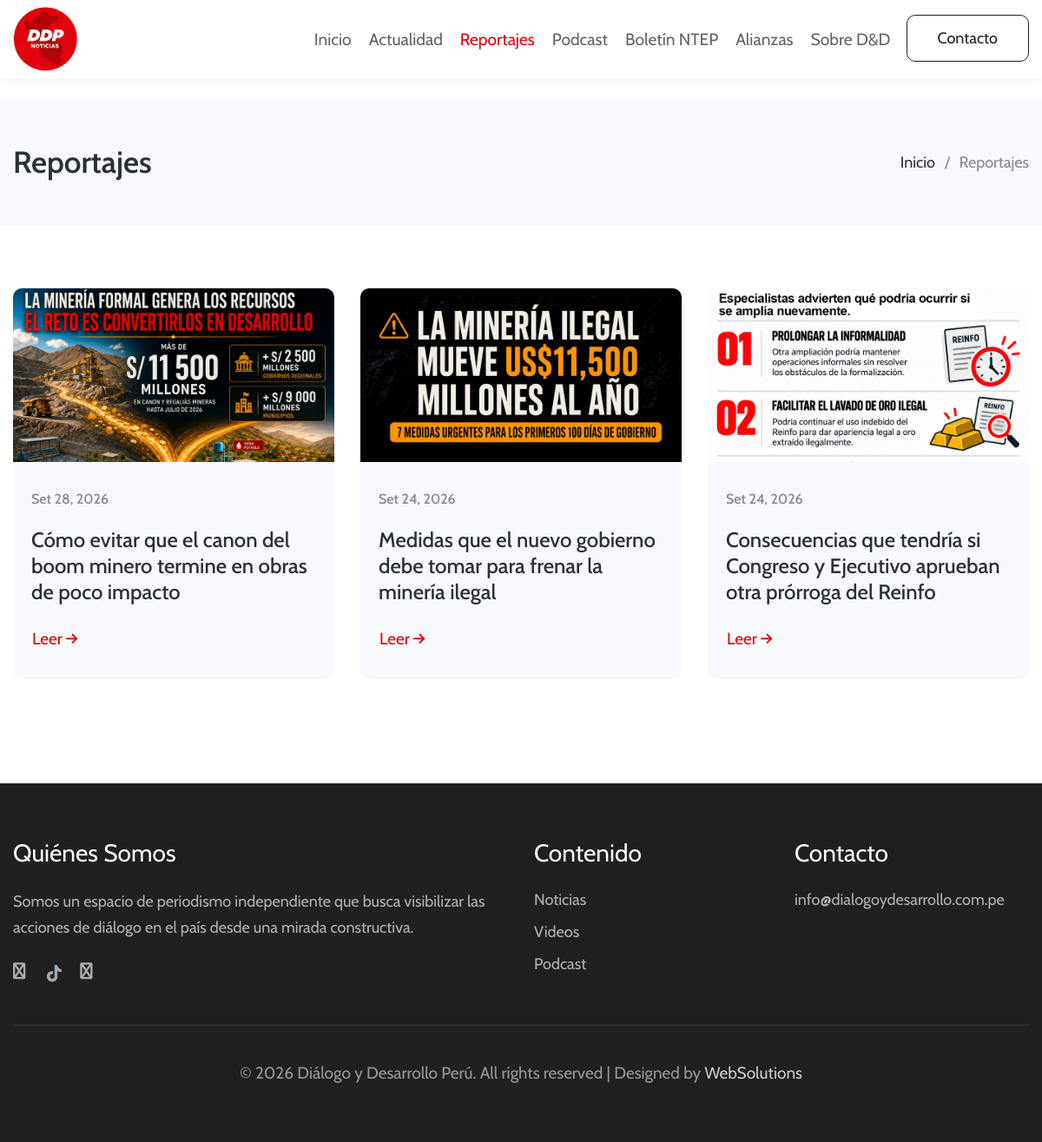
Page /reportajes.php on the committed database.
### tables this page shows
CREATE TABLE `reportajes` (
  `id` int(10) UNSIGNED NOT NULL,
  `titulo` varchar(255) NOT NULL,
  `resumen_corto` varchar(500) DEFAULT NULL,
  `desarrollo` longtext NOT NULL,
  `foto_principal` varchar(255) DEFAULT NULL,
  `pdf_adjunto` varchar(255) DEFAULT NULL,
  `fecha_publicacion` date NOT NULL,
  `es_destacado` tinyint(1) NOT NULL DEFAULT 0,
  `autor_id` int(10) UNSIGNED NOT NULL,
  `usuario_id` int(10) UNSIGNED NOT NULL,
  `created_at` datetime NOT NULL DEFAULT current_timestamp(),
  `updated_at` datetime NOT NULL DEFAULT current_timestamp() ON UPDATE current_timestamp()
);

### includes/funciones.php (called while the page is built, shortened)
<?php
function e($valor): string
{
    return htmlspecialchars(
        (string) $valor,
        ENT_QUOTES,
        'UTF-8'
    );
}

### reportajes.php (the view, shortened to what this page needs)
<?php
require_once __DIR__ . '/config/database.php';
require_once __DIR__ . '/includes/funciones.php';
$sql = "
    SELECT
        r.id,
        r.titulo,
        r.resumen_corto,
        r.desarrollo,
        r.foto_principal,
        r.pdf_adjunto,
        r.fecha_publicacion,
        r.es_destacado,
        a.nombres AS autor_nombres,
        a.ap_paterno AS autor_ap_paterno,
        a.ap_materno AS autor_ap_materno,
        a.nickname,
        a.es_nickname
    FROM reportajes r
    INNER JOIN autores a ON a.id = r.autor_id
    ORDER BY r.fecha_publicacion DESC, r.id DESC
";
$stmt = $pdo->query($sql);
$reportajes = $stmt->fetchAll(PDO::FETCH_ASSOC);
function fechaReportaje(string $fecha): string
{
    $meses = [
        1 => 'Ene',
        2 => 'Feb',
        3 => 'Mar',
        4 => 'Abr',
        5 => 'May',
        6 => 'Jun',
        7 => 'Jul',
        8 => 'Ago',
        9 => 'Set',
        10 => 'Oct',
        11 => 'Nov',
        12 => 'Dic'
    ];
    $timestamp = strtotime($fecha);
    $dia = date('d', $timestamp);
    $mes = $meses[(int) date('n', $timestamp)];
    $anio = date('Y', $timestamp);
    return $mes . ' ' . $dia . ', ' . $anio;
}
function imagenReportajePublica(?string $foto): string
{
    if (
        str_starts_with($foto, 'assets/') ||
        str_starts_with($foto, 'http://') ||
        str_starts_with($foto, 'https://')
    ) {
        return $foto;
    }
    return 'assets/uploads/reportajes/' . ltrim($foto, '/');
}
?>
<!doctype html>
<html lang="es">
<head>
    <link rel="stylesheet" href="assets/css/style-starter.css">
    <link rel="stylesheet" href="https://cdnjs.cloudflare.com/ajax/libs/font-awesome/6.0.0-beta3/css/all.min.css">
</head>
<body>
<header id="site-header" class="fixed-top">
    <div class="container">
        <nav class="navbar navbar-expand-lg stroke">
            <a class="navbar-brand" href="index.php">
                <img src="assets/images/logo.png"
                     alt="D&D Noticias"
                     title="D&D Noticias"
                     style="height:75px;" />
            </a>
            <div class="collapse navbar-collapse" id="navbarTogglerDemo02">
                <ul class="navbar-nav ml-auto">
                    <li class="nav-item">
                        <a class="nav-link" href="index.php">
                            Inicio
                        </a>
                    </li>
                    <li class="nav-item">
                        <a class="nav-link" href="index.php#actualidad">
                            Actualidad
                        </a>
                    </li>
                    <li class="nav-item active">
                        <a class="nav-link" href="reportajes.php">
                            Reportajes
                        </a>
                    </li>
                    <li class="nav-item">
                        <a class="nav-link" href="podcasts.php">
                            Podcast
                        </a>
                    </li>
                    <li class="nav-item">
                        <a class="nav-link" href="boletines.php">
                            Boletín NTEP
                        </a>
                    </li>
                    <li class="nav-item">
                        <a class="nav-link" href="alianzas.php">
                            Alianzas
                        </a>
                    </li>
                    <li class="nav-item">
                        <a class="nav-link" href="sobre.php">
                            Sobre D&D
                        </a>
                    </li>
                    <li class="ml-2">
                        <a href="contacto.php"
                           class="btn btn-style btn-outline-secondary">
                            Contacto
                        </a>
                    </li>
                </ul>
            </div>
        </nav>
    </div>
</header>
<section class="breadcrumb-area py-sm-5 py-4">
    <div class="container">
        <div class="row">
            <div class="col-md-12">
                <div class="breadcrumb-contents">
                    <h2 class="title-big">
                        Reportajes
                    </h2>
                    <div class="breadcrumb">
                        <ul>
                            <li>
                                <a href="index.php">
                                    Inicio
                                </a>
                            </li>
                            <li class="active">
                                Reportajes
                            </li>
                        </ul>
                    </div>
                </div>
            </div>
        </div>
    </div>
</section>
<div class="grids-block-5 py-5">
    <section class="py-lg-4 py-md-3">
        <div class="container">
            <div class="row">
                <?php if (empty($reportajes)): ?>
                    <div class="col-12 text-center py-5">
                        <h4>
                            No hay reportajes publicados.
                        </h4>
                        <p class="mt-3">
                            Próximamente encontrarás nuevos reportajes.
                        </p>
                    </div>
                <?php else: ?>
                    <?php foreach ($reportajes as $reportaje): ?>
                        <?php
                        $imagen = imagenReportajePublica(
                            $reportaje['foto_principal'] ?? null
                        );
                        $fecha = fechaReportaje(
                            $reportaje['fecha_publicacion']
                        );
                        $enlace = 'reportaje.php?id=' .
                            (int) $reportaje['id'];
                        ?>
                        <div class="col-lg-4 col-md-6 grids5-info mb-5">
                            <a href="<?= e($enlace) ?>"
                               class="d-block">
                                <img
                                    src="<?= e($imagen) ?>"
                                    alt="<?= e($reportaje['titulo']) ?>"
                                    class="img-fluid"
                                />
                            </a>
                            <div class="blog-info">
                                <h5>
                                    <?= e($fecha) ?>
                                </h5>
                                <h4>
                                    <a href="<?= e($enlace) ?>"
                                       class="d-block">
                                        <?= e($reportaje['titulo']) ?>
                                    </a>
                                </h4>
                                <a href="<?= e($enlace) ?>"
                                   class="btn mt-4 p-0">
                                    Leer
                                    <span class="fa fa-arrow-right"></span>
                                </a>
                            </div>
                        </div>
                    <?php endforeach; ?>
                <?php endif; ?>
            </div>
        </div>
    </section>
</div>
<section class="w3l-footer-29-main py-5" id="footer">
    <div class="footer-29 py-md-3">
        <div class="container">
            <div class="row footer-top-29">
                <div class="col-lg-6 col-md-6 footer-list-29 footer-1">
                    <h6 class="footer-title-29">
                        Quiénes Somos
                    </h6>
                    <p>
                        Somos un espacio de periodismo independiente que busca
                        visibilizar las acciones de diálogo en el país desde
                        una mirada constructiva.
                    </p>
                    <div class="main-social-footer-29">
                        <a target="_blank"
                           href="https://www.facebook.com/DialogoyDesarrolloPeru"
                           class="facebook">
                            <span class="fa fa-facebook-square"></span>
                        </a>
                        <a target="_blank"
                           href="https://www.tiktok.com/@dialogo.y.desarrollo"
                           class="twitter">
                            <img src="assets/images/tiktokp.png">
                        </a>
                        <a target="_blank"
                           href="https://www.instagram.com/dialogo.y.desarrollo/"
                           class="instagram">
                            <span class="fa fa-instagram"></span>
                        </a>
                    </div>
                </div>
                <div class="col-lg-3 col-md-6 footer-list-29 footer-2 mt-md-0 mt-5">
                    <ul>
                        <h6 class="footer-title-29">
                            Contenido
                        </h6>
                        <li>
                            <a href="noticias.php">
                                Noticias
                            </a>
                        </li>
                        <li>
                            <a href="videos.php">
                                Videos
                            </a>
                        </li>
                        <li>
                            <a href="podcasts.php">
                                Podcast
                            </a>
                        </li>
                    </ul>
                </div>
                <div class="col-lg-3 col-md-6 mt-lg-0 mt-5 footer-list-29 footer-3">
                    <div class="properties">
                        <h6 class="footer-title-29">
                            Contacto
                        </h6>
                        <ul>
                            <li>
                                <a href="contacto.php">
                                    info@dialogoydesarrollo.com.pe
                                </a>
                            </li>
                        </ul>
                    </div>
                </div>
            </div>
            <div class="bottom-copies text-center">
                <p class="copy-footer-29">
                    © 2026 Diálogo y Desarrollo Perú.
                    All rights reserved |
                    Designed by
                    <a target="_blank"
                       href="https://www.wsperu.info">
                        WebSolutions
                    </a>
                </p>
            </div>
        </div>
    </div>
</section>
</body>
</html>

### rows in the picture
reportajes: foto_principal (picture), fecha_publicacion "Set 28, 2026", titulo "Cómo evitar que el canon del boom minero termine en obras de poco impacto"
reportajes: foto_principal (picture), fecha_publicacion "Set 24, 2026", titulo "Medidas que el nuevo gobierno debe tomar para frenar la minería ilegal"
reportajes: foto_principal (picture), fecha_publicacion "Set 24, 2026", titulo "Consecuencias que tendría si Congreso y Ejecutivo aprueban otra prórroga del Reinfo"
